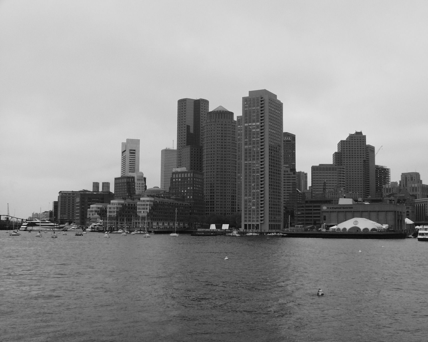
#> input picture Ex4/Exercise 4/Matlab/Boston1.png, 428 x 342 px, found by its file name
$ python HarrisMatching.py   (older library calls are emulated)
#> lines starting #> are read from the running program, lines starting #| are printed output that depends on the picture
### Ex4/Exercise 4/Python/utils.py
import numpy as np
from skimage.transform import ProjectiveTransform
from skimage.measure import ransac
import matplotlib.pyplot as plt

# convert from rgb to grayscale image
# [23 lines left out: functions rgb2gray, add_sp_noise, add_gaussian_noise, not called in this run]

# 2d Gaussian filter
def gaussian2(sigma, N=None):

    if N is None:
        N = 2*np.maximum(4, np.ceil(6*sigma))+1

    k = (N - 1) / 2.

    xv, yv = np.meshgrid(np.arange(-k, k+1), np.arange(-k, k+1))

    # 2D gaussian filter
    g = 1/(2 * np.pi * sigma**2) * np.exp(-(xv**2 + yv**2) / (2 * sigma ** 2))

    # 1st order derivatives
    gx = -xv / (2 * np.pi * sigma**4) * np.exp(-(xv**2 + yv**2) / (2 * sigma ** 2))
    gy = -yv / (2 * np.pi * sigma**4) * np.exp(-(xv**2 + yv**2) / (2 * sigma**2))

    # 2nd order derivatives
    gxx = (-1 + xv**2 / sigma**2) * np.exp(-(xv**2 + yv**2) / (2*sigma**2)) / (2 * np.pi * sigma**4)
    gyy = (-1 + yv**2 / sigma**2) * np.exp(-(xv**2 + yv**2) / (2*sigma**2)) / (2 * np.pi * sigma**4)
    gxy = (xv * yv) / (2 * np.pi * sigma**6) * np.exp(-(xv**2 + yv**2) / (2*sigma**2))

    return g, gx, gy, gxx, gyy, gxy

# fit an affine model between two 2d point sets
# [20 lines left out: function affinefit, not called in this run]

#
def maxinterp(v):
    a = 0.5*v[0] - v[1] + 0.5*v[2]
    b = -0.5*v[0] + 0.5*v[2]
    c = v[1]

    loc = (-b/2.0/a)
    m = np.dot(np.array([a,b,c]), np.array([loc**2, loc, 1]))
    return m, loc

# [59 lines left out: functions show_all_circles, circle_points, get_transform, check_correct, not called in this run]

### Ex4/Palautus/HarrisMatching.py
import numpy as np
import matplotlib.pyplot as plt
from scipy.ndimage import maximum_filter
from scipy.ndimage.interpolation import map_coordinates
from scipy.ndimage.filters import convolve as conv2
from skimage.io import imread
import sys
sys.path.insert(0,'/home/tuomas/Python/DATA.ML.300/Ex4/Exercise 4/Python')
from utils import gaussian2, maxinterp
import os

#%%
# Familiarize yourself with the harris function
def harris(im, sigma=1.0, rel_thresh=0.0001, k=0.04):
    im = im.astype(np.float)  # Make sure im is float

    # Get smoothing and derivative filters
    g, _, _, _, _, _, = gaussian2(sigma)
    _, gx, gy, _, _, _, = gaussian2(np.sqrt(0.5))

    # Partial derivatives
    Ix = conv2(im, -gx, mode='constant')
    Iy = conv2(im, -gy, mode='constant')

    # Components of the second moment matrix
    Ix2Sm = conv2(Ix**2, g, mode='constant')
    Iy2Sm = conv2(Iy**2, g, mode='constant')
    IxIySm = conv2(Ix*Iy, g, mode='constant')

    # Determinant and trace for calculating the corner response
    detC = (Ix2Sm*IxIySm)-(Iy2Sm**2)
    traceC = Ix2Sm+IxIySm

    # Corner response function R
    # "Corner": R > 0
    # "Edge": R < 0
    # "Flat": |R| = small
    R = detC-k*traceC**2
    maxCornerValue = np.amax(R)

    # Take only the local maxima of the corner response function
    fp = np.ones((3,3))
    fp[1,1] = 0
    maxImg = maximum_filter(R, footprint=fp, mode='constant')

    # Test if cornerness is larger than neighborhood
    cornerImg = R>maxImg

    # Threshold for low value maxima
    y, x = np.nonzero((R > rel_thresh * maxCornerValue) * cornerImg)

    # Convert to float
    x = x.astype(np.float)
    y = y.astype(np.float)

    # Remove responses from image borders to reduce false corner detections
    r, c = R.shape
    idx = np.nonzero((x<2)+(x>c-3)+(y<2)+(y>r-3))[0]
    x = np.delete(x,idx)
    y = np.delete(y,idx)

    # Parabolic interpolation
    for i in range(len(x)):
        _,dx=maxinterp((R[int(y[i]), int(x[i])-1], R[int(y[i]), int(x[i])], R[int(y[i]), int(x[i])+1]))
        _,dy=maxinterp((R[int(y[i])-1, int(x[i])], R[int(y[i]), int(x[i])], R[int(y[i])+1, int(x[i])]))
        x[i]=x[i]+dx
        y[i]=y[i]+dy

    return x, y, cornerImg


# Let's try to do Harris corner extraction and matching using our own
# implementation in a less black-box manner.

# Load images
os.chdir('/home/tuomas/Python/DATA.ML.300/Ex4/Exercise 4/Python')
I1 = imread('Boston1.png')/255.
#> I1: shape (342, 428) float64; min 0.0196, max 0.89, mean 0.565
I2 = imread('Boston2m.png')/255.
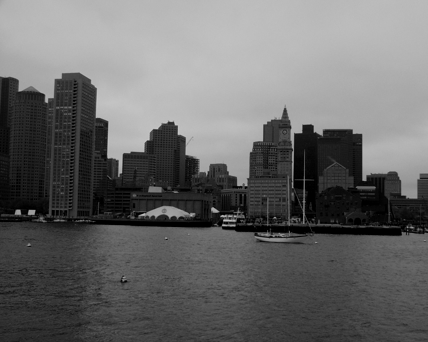
#> input picture Ex4/Exercise 4/Matlab/Boston2m.png, 428 x 342 px, found by its file name
#> I2: shape (342, 428) float64; min 0, max 0.784, mean 0.411

# Harris corner extraction, take a look at the source code above
x1, y1, cimg1 = harris(I1)
#> in harris, `traceC = Ix2Sm+IxIySm`:
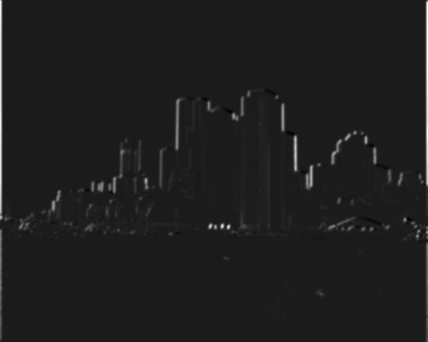
#> traceC: shape (342, 428) float64; min -0.00721, max 0.0604, mean 0.000778; drawn with min black and max white
#> in harris, `maxCornerValue = np.amax(R)`: maxCornerValue = 0.000279
#> in harris, `cornerImg = R>maxImg`:
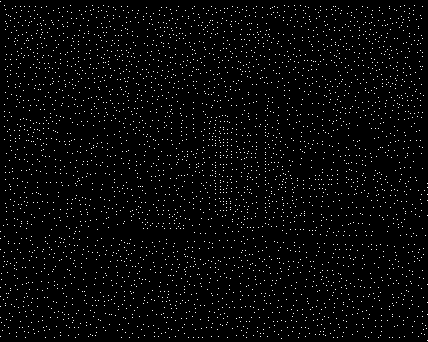
#> cornerImg: shape (342, 428) bool; 2.6% white in thin lines or dots
#> in harris, `y, x = np.nonzero((R > rel_thresh * maxCornerValue) * cornerImg)`: y = 236 values from 1 to 340; x = 236 values, max 427 at index 95, min 0 at index 0, mean 214.6
#> in harris, `idx = np.nonzero((x<2)+(x>c-3)+(y<2)+(y>r-3))[0]`: idx = 22 values from 0 to 235
#> in harris, `x = np.delete(x,idx)`: x = 214 values, max 416 at index 205, min 2 at index 213, mean 216.7
#> in harris, `y = np.delete(y,idx)`: y = 214 values from 92 to 330
#> the loop in harris, `for i in range(len(x)):` made 214 passes
#> (dx, dy) on passes 3, 5, 6: (-0.345, 0.26), (0.327, -0.169), (-0.2, 0.486)
x2, y2, cimg2 = harris(I2)
#> in harris (call 2), `cornerImg = R>maxImg`: cornerImg: shape (342, 428) bool; 2.6% white in thin lines or dots

# Pre-allocate the memory for the 15*15 image patches extracted
# around each corner point from both images
patch_size = 15
npts1 = x1.shape[0]
npts2 = x2.shape[0]
patches1 = np.zeros((patch_size, patch_size, npts1))
patches2 = np.zeros((patch_size, patch_size, npts2))

# The following part extracts the patches using bilinear interpolation
k = (patch_size-1)/2.
xv, yv = np.meshgrid(np.arange(-k, k+1), np.arange(-k, k+1))
for i in range(npts1):
    patch = map_coordinates(I1, (yv + y1[i], xv + x1[i]))
    patches1[:, :, i] = patch
for i in range(npts2):
    patch = map_coordinates(I2, (yv + y2[i], xv + x2[i]))
    patches2[:, :, i] = patch

#%%
############################ SSD MEASURE ######################################
# Compute the sum of squared differences (SSD) of pixels' intensities
# for all pairs of patches extracted from the two images
distmat = np.zeros((npts1, npts2))
for i1 in range(npts1):
    for i2 in range(npts2):
        distmat[i1, i2] = np.sum((patches1[:,:,i1]-patches2[:,:,i2])**2)
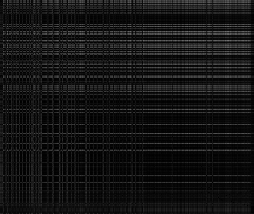
#> distmat: shape (214, 254) float64; min 0.267, max 113.5, mean 20.6

# Next, compute pairs of patches that are mutually nearest neighbors
# according to the SSD measure
ss1 = np.amin(distmat, axis=1)
ids1 = np.argmin(distmat, axis=1)
ss2 = np.amin(distmat, axis=0)
ids2 = np.argmin(distmat, axis=0)

pairs = []
for k in range(npts1):
    if k == ids2[ids1[k]]:
        pairs.append(np.array([k, ids1[k], ss1[k]]))
pairs = np.array(pairs)

# We sort the mutually nearest neighbors based on the SSD
sorted_ssd = np.sort(pairs[:,2], axis=0)
id_ssd = np.argsort(pairs[:,2], axis=0)

# Visualize the 40 best matches which are mutual nearest neighbors
# and have the smallest SSD values
Nvis = 40
montage = np.concatenate((I1, I2), axis=1)
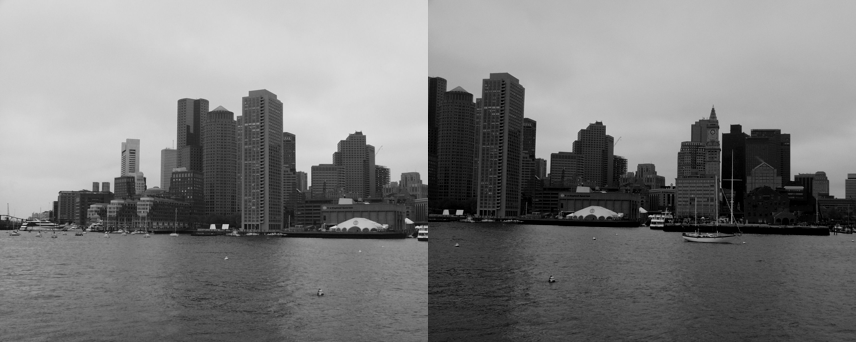
#> montage: shape (342, 856) float64; min 0, max 0.89, mean 0.488

plt.figure(figsize=(16, 8))
plt.suptitle("The best 40 matches according to SSD measure", fontsize=20)
plt.imshow(montage, cmap='gray')
plt.title('The best 40 matches')
for k in range(np.minimum(len(id_ssd), Nvis)):
    l = id_ssd[k]
    plt.plot(x1[int(pairs[l, 0])], y1[int(pairs[l, 0])], 'rx')
    plt.plot(x2[int(pairs[l, 1])] + I1.shape[1], y2[int(pairs[l, 1])], 'rx')
    plt.plot([x1[int(pairs[l, 0])], x2[int(pairs[l, 1])]+I1.shape[1]],
         [y1[int(pairs[l, 0])], y2[int(pairs[l, 1])]])
#> this loop made 40 passes

#%%
############################ NCC MEASURE ######################################
# Now, your task is to do matching in similar manner but using normalised
# cross-correlation (NCC) instead of SSD. You should also report the
# number of correct correspondences for NCC as shown above for SSD.
#
# HINT: Compared to the previous SDD-based implementation, all you need
# to do is to modify the lines performing the 'distmat' calculation
# from SSD to NCC.
# Thereafter, you can proceed as above but notice the following details:
# You need to determine the mutually nearest neighbors by
# finding pairs for which NCC is maximized (i.e. not minimized like SSD).
# Also, you need to sort the matches in descending order in terms of NCC
# in order to find the best matches (i.e. not ascending order as with SSD).


##-your-code-starts-here-##
distmat = np.zeros((npts1, npts2))
#> distmat: shape (214, 254) float64; every value is 0
mean_p1 = np.mean(patches1, axis=2)
mean_p2 = np.mean(patches2, axis=2)
for i1 in range(npts1):
    for i2 in range(npts2):
        comp_p1 = patches1[:,:,i1] - mean_p1
        comp_p2 = patches2[:,:,i2] - mean_p2
        num = np.sum(comp_p1*comp_p2)
        denom = np.sqrt(np.sum(comp_p1**2) * np.sum(comp_p2**2))
        distmat[i1, i2] =  num / denom
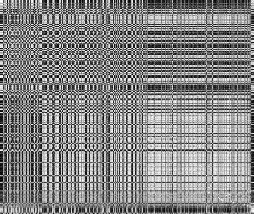
#> distmat: shape (214, 254) float64; min -0.963, max 0.998, mean 0.0656; drawn with min black and max white

# Compute pairs of patches that are mutually nearest neighbors
# according to the NCC measure
ss1 = np.amax(distmat, axis=1)
ids1 = np.argmax(distmat, axis=1)
ss2 = np.amax(distmat, axis=0)
ids2 = np.argmax(distmat, axis=0)

pairs = []
for k in range(npts1):
    if k == ids2[ids1[k]]:
        pairs.append(np.array([k, ids1[k], ss1[k]]))
pairs = np.array(pairs)

# Sort the mutually nearest neighbors based on the NCC
sorted_ncc = np.sort(pairs[:,2], axis=0)[::-1] #-np.sort(-pairs[:,2], axis=0)
id_ncc = np.argsort(-pairs[:,2], axis=0)[::-1] #np.argsort(-pairs[:,2], axis=0)

##-your-code-ends-here-##

# Next we visualize the 40 best matches which are mutual nearest neighbors
# and have the smallest SSD values
Nvis = 40
montage = np.concatenate((I1, I2), axis=1)

plt.figure(figsize=(16, 8))
plt.suptitle("The best 40 matches according to NCC measure", fontsize=20)
plt.imshow(montage, cmap='gray')
plt.title('The best 40 matches')
for k in range(np.minimum(len(id_ncc), Nvis)):
    l = id_ncc[k]
    plt.plot(x1[int(pairs[l, 0])], y1[int(pairs[l, 0])], 'rx')
    plt.plot(x2[int(pairs[l, 1])] + I1.shape[1], y2[int(pairs[l, 1])], 'rx')

    plt.plot([x1[int(pairs[l, 0])], x2[int(pairs[l, 1])]+I1.shape[1]],
         [y1[int(pairs[l, 0])], y2[int(pairs[l, 1])]])
plt.show()
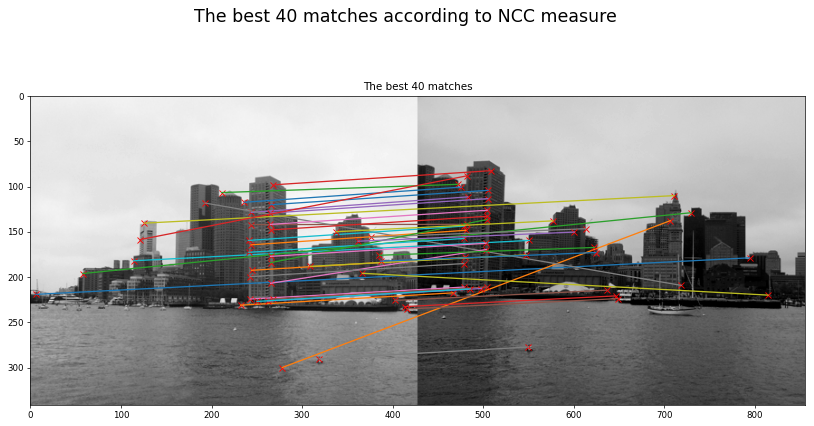
#> figure drawn by matplotlib, 1 panel

#%%
